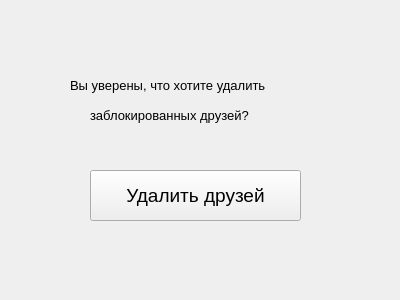
<?xml version="1.0" encoding="UTF-8"?>
<ui version="4.0">
 <class>Form</class>
 <widget class="QWidget" name="Form">
  <property name="geometry">
   <rect>
    <x>0</x>
    <y>0</y>
    <width>400</width>
    <height>300</height>
   </rect>
  </property>
  <property name="windowTitle">
   <string>Form</string>
  </property>
  <widget class="QPushButton" name="pushButton">
   <property name="geometry">
    <rect>
     <x>90</x>
     <y>170</y>
     <width>211</width>
     <height>51</height>
    </rect>
   </property>
   <property name="font">
    <font>
     <pointsize>14</pointsize>
    </font>
   </property>
   <property name="text">
    <string>Удалить друзей</string>
   </property>
  </widget>
  <widget class="QLabel" name="label">
   <property name="geometry">
    <rect>
     <x>70</x>
     <y>50</y>
     <width>261</width>
     <height>71</height>
    </rect>
   </property>
   <property name="font">
    <font>
     <pointsize>10</pointsize>
    </font>
   </property>
   <property name="text">
    <string>Вы уверены, что хотите удалить  </string>
   </property>
  </widget>
  <widget class="QLabel" name="label_2">
   <property name="geometry">
    <rect>
     <x>90</x>
     <y>100</y>
     <width>211</width>
     <height>31</height>
    </rect>
   </property>
   <property name="font">
    <font>
     <pointsize>10</pointsize>
    </font>
   </property>
   <property name="text">
    <string>заблокированных друзей?</string>
   </property>
  </widget>
 </widget>
 <resources/>
 <connections/>
</ui>
